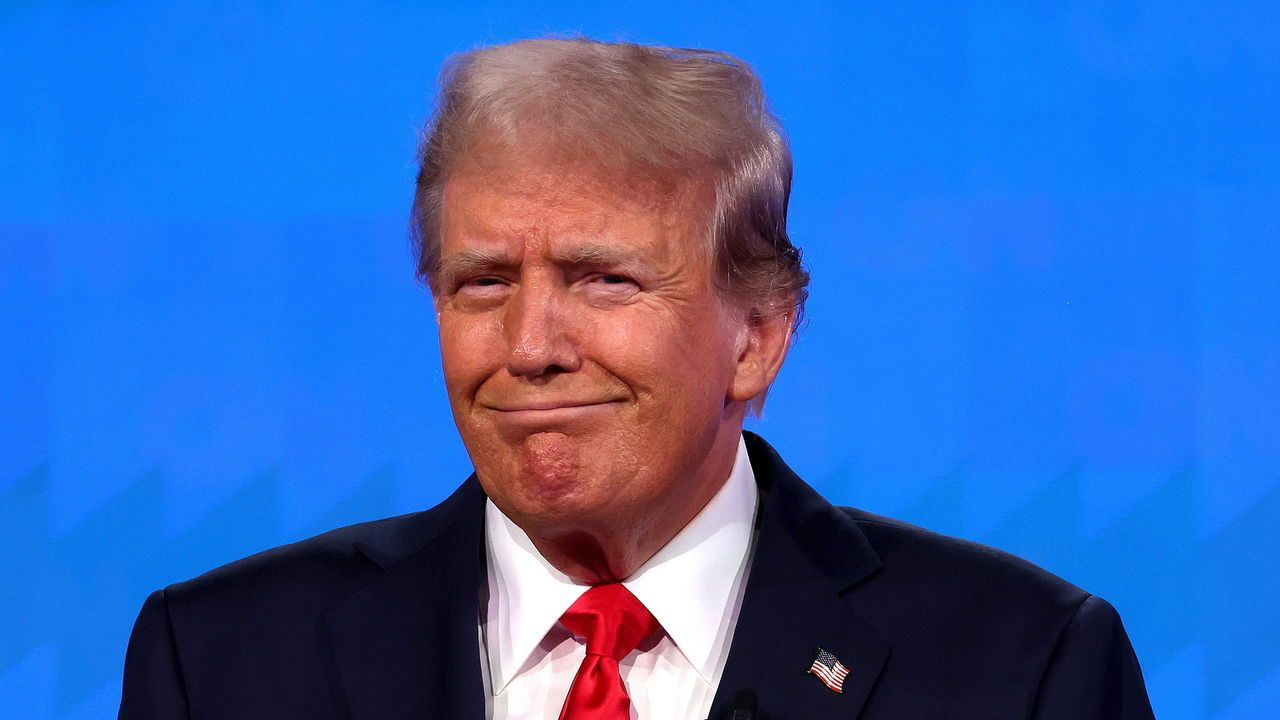
#> input picture AsciPicture/image.png, 1280 x 720 px, found by its file name
$ python main.py
#> lines starting #> are read from the running program, lines starting #| are printed output that depends on the picture
import matplotlib.pyplot as plt
import urllib.request
import io
import numpy as np

url = "https://github.com/DietmarStahl/Stuff/blob/main/AsciPicture/image.png?raw=true"
response = urllib.request.urlopen(url)
image = plt.imread(io.BytesIO(response.read()))
#> image is the input picture: shape (720, 1280, 3) float32; mean R, G, B 0.214, 0.407, 0.723

weights = np.array([0.2989, 0.5870, 0.1140])
image_values = np.dot(image[...,:3], weights)
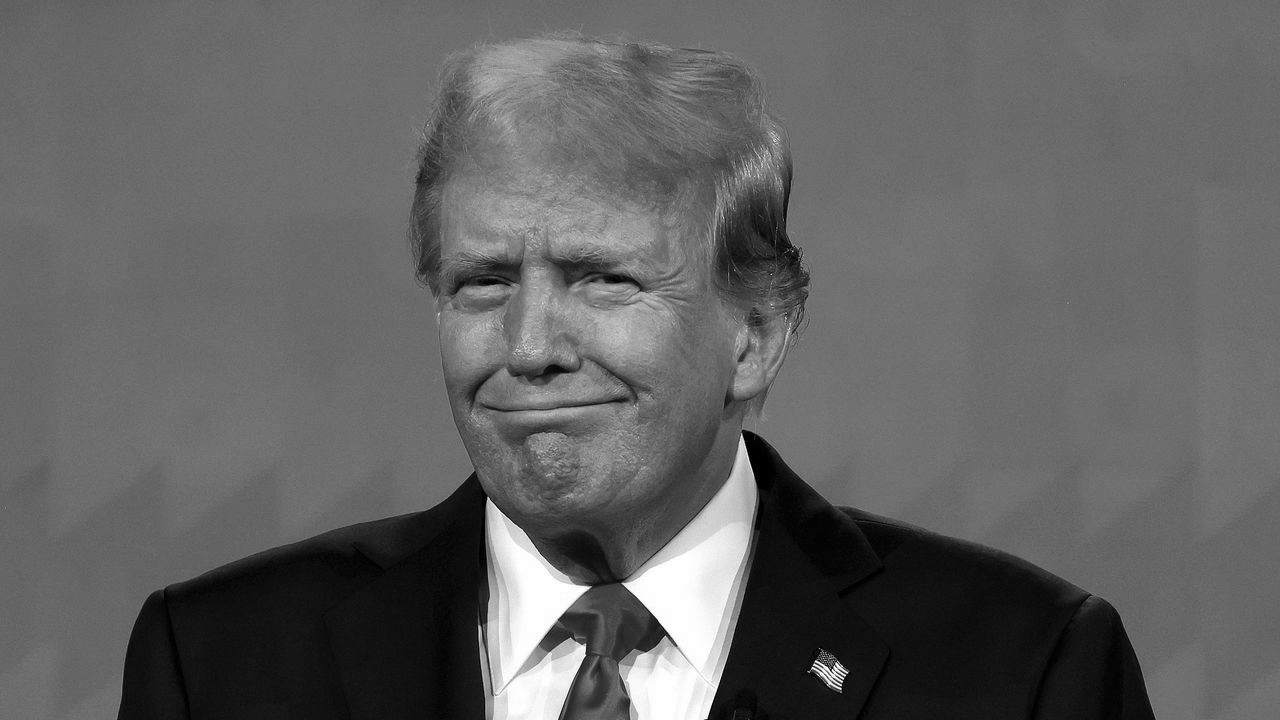
#> image_values: shape (720, 1280) float64; min 0, max 1, mean 0.385

ascii_bins = [0.1, 0.2, 0.3, 0.4, 0.6, 0.8, 1.0]
ascii_chars = np.array(['.', ':', '+', '*', '#', '%', '@'])

bin_indices = np.digitize(image_values, ascii_bins)
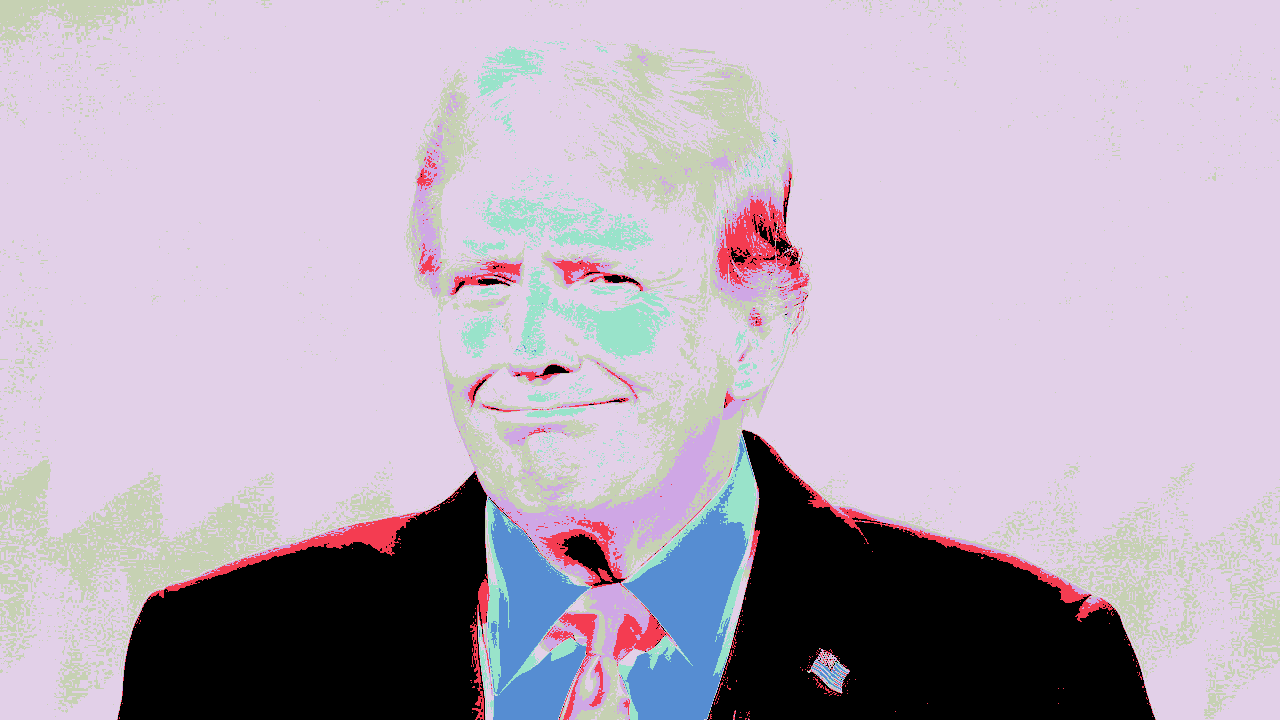
#> bin_indices: shape (720, 1280) int64; 7 distinct labels, from 0 to 6; one colour per label, 0 black

image_ascii = ascii_chars[bin_indices - 1]

with open('ascii_art.txt', 'w') as f:
    for row in image_ascii:
        f.write(''.join(row) + '\n')
